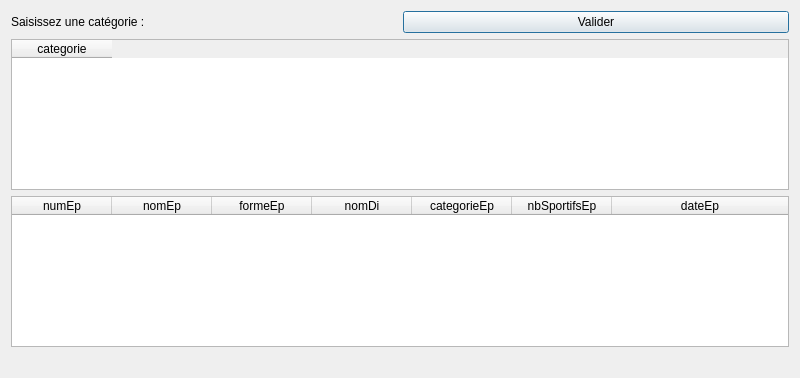
<?xml version="1.0" encoding="UTF-8"?>
<ui version="4.0">
 <class>fct_comp_1</class>
 <widget class="QDialog" name="fct_comp_1">
  <property name="geometry">
   <rect>
    <x>0</x>
    <y>0</y>
    <width>800</width>
    <height>378</height>
   </rect>
  </property>
  <property name="windowTitle">
   <string>Liste des épreuves d'une catégorie (version 2, catégories extraites de la BD)</string>
  </property>
  <layout class="QGridLayout" name="gridLayout">
   <item row="0" column="0">
    <layout class="QHBoxLayout" name="horizontalLayout">
     <item>
      <widget class="QLabel" name="labelEdit_fct_comp_1">
       <property name="text">
        <string>Saisissez une catégorie :</string>
       </property>
      </widget>
     </item>
     <item>
      <widget class="QPushButton" name="valider_fct_comp_1">
       <property name="text">
        <string>Valider</string>
       </property>
      </widget>
     </item>
    </layout>
   </item>
   <item row="3" column="0">
    <widget class="QLabel" name="label_fct_comp_1">
     <property name="text">
      <string/>
     </property>
     <property name="alignment">
      <set>Qt::AlignCenter</set>
     </property>
    </widget>
   </item>
   <item row="2" column="0">
    <widget class="QTableWidget" name="table_fct_comp_1">
     <attribute name="horizontalHeaderMinimumSectionSize">
      <number>50</number>
     </attribute>
     <attribute name="horizontalHeaderStretchLastSection">
      <bool>true</bool>
     </attribute>
     <attribute name="verticalHeaderVisible">
      <bool>false</bool>
     </attribute>
     <column>
      <property name="text">
       <string>numEp</string>
      </property>
     </column>
     <column>
      <property name="text">
       <string>nomEp</string>
      </property>
     </column>
     <column>
      <property name="text">
       <string>formeEp</string>
      </property>
     </column>
     <column>
      <property name="text">
       <string>nomDi</string>
      </property>
     </column>
     <column>
      <property name="text">
       <string>categorieEp</string>
      </property>
     </column>
     <column>
      <property name="text">
       <string>nbSportifsEp</string>
      </property>
     </column>
     <column>
      <property name="text">
       <string>dateEp</string>
      </property>
     </column>
    </widget>
   </item>
   <item row="1" column="0">
    <widget class="QTableWidget" name="tableWidget">
     <column>
      <property name="text">
       <string>categorie</string>
      </property>
     </column>
    </widget>
   </item>
  </layout>
 </widget>
 <resources/>
 <connections>
  <connection>
   <sender>valider_fct_comp_1</sender>
   <signal>clicked()</signal>
   <receiver>fct_comp_1</receiver>
   <slot>refreshResult()</slot>
   <hints>
    <hint type="sourcelabel">
     <x>364</x>
     <y>52</y>
    </hint>
    <hint type="destinationlabel">
     <x>444</x>
     <y>81</y>
    </hint>
   </hints>
  </connection>
 </connections>
 <slots>
  <slot>refreshResult()</slot>
 </slots>
</ui>
